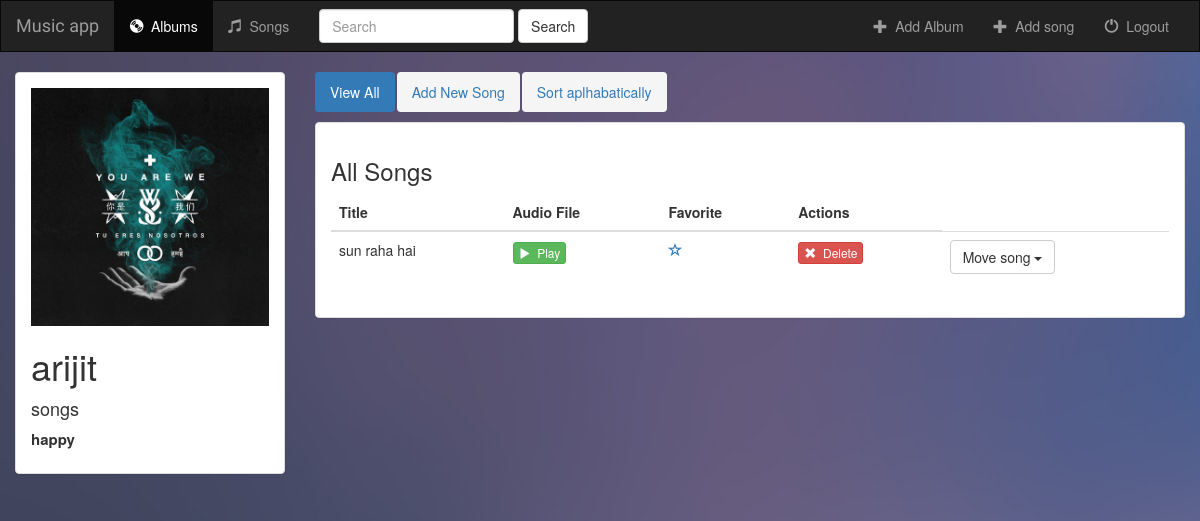
/1/ (signed in), run on an earlier commit of the app's database.
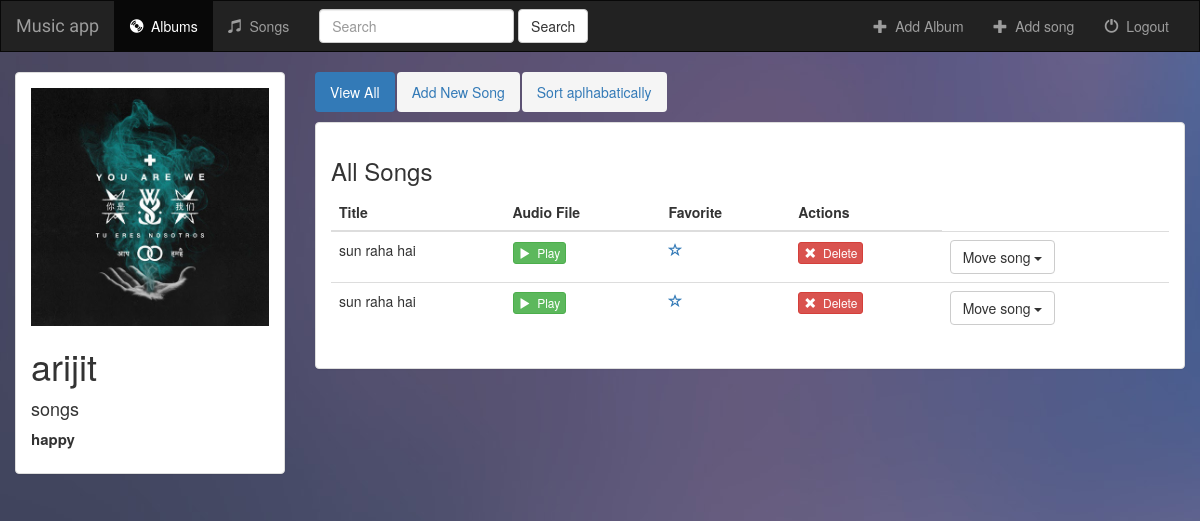
And on a later commit of the database.
### music/models.py (models this page shows, shortened)
class Album(models.Model):
    user = models.ForeignKey(User, default=1,on_delete=models.CASCADE)
    artist = models.CharField(max_length=250)
    album_title = models.CharField(max_length=500)
    genre = models.CharField(max_length=100)
    album_logo = models.FileField(default="avatar.png")
    album_visibility = models.CharField(max_length=100, default="private")
    is_favorite = models.BooleanField(default=False)
    def __str__(self):
        return self.album_title + '-' + self.artist + '-' + self.genre

class Song(models.Model):
    user = models.ForeignKey(User, default=1,on_delete=models.CASCADE)
    album = models.ForeignKey(Album, on_delete=models.CASCADE, null=True)
    song_title = models.CharField(max_length=250)
    audio_file = models.FileField(default='')
    song_visibility = models.CharField(max_length=100, default="private")
    is_favorite = models.BooleanField(default=False)

### music/views.py (the view)
# urls.py: url(r'^(?P<album_id>[0-9]+)/$', views.detail, name='detail'),
def detail(request, album_id):
    if not request.user.is_authenticated:
        return render(request, 'music/login.html')
    else:
        user = request.user
        albums = Album.objects.filter(user=request.user)
        try:
            album = get_object_or_404(albums, pk=album_id)
            return render(request, 'music/detail.html', {'album': album, 'albums':albums, 'user': user})
        except:
            album = get_object_or_404(Album, pk=album_id)
            if album.album_visibility == 'public':
                return render(request, 'music/detail.html', {'album': album, 'albums':albums, 'user': 'public_user'})
            return JsonResponse({'Error':'Not allowed'})

### music/templates/music/detail.html (shortened to what this page needs)
{% extends 'music/layout.html' %}
{% block albums_active %}active{% endblock %}
{% block body %}
<div class="container-fluid songs-container">
    <div class="row">
        <div class="col-sm-4 col-md-3">
            <div class="panel panel-default">
                <div class="panel-body">
                    <a href="{% url 'music:detail' album.id %}">
                        {% if album.album_logo %}
                            <img src="{{ album.album_logo.url }}" class="img-responsive">
                        {% else %}
                            <h3>No image to display</h3>
                        {% endif %}
                    </a>
                    <h1>{{ album.artist }}</h1>
                    <p class="album-title">{{ album.album_title }}</p>
                    <h6 class="genre">{{ album.genre }}</h6>
                </div>
            </div>
        </div>
        <div class="col-sm-8 col-md-9">
            <ul class="nav nav-pills" style="margin-bottom: 10px;">
                <li role="presentation" class="active"><a href="{% url 'music:detail' album.id %}">View All</a></li>
                {% if user != 'public_user' %}
                <li role="presentation"><a href="{% url 'music:create_song' album.id %}">Add New Song</a></li>
                {% endif %}
                <li role="presentation"><a onclick="sortTable()">Sort aplhabatically</a></li>
            </ul>
            <div class="panel panel-default">
                <div class="panel-body">
                    <h3>All Songs</h3>
                    <table id="songs_table" class="table">
                        <thead>
                        <tr>
                            <th>Title</th>
                            <th>Audio File</th>
                            {% if user != 'public_user' %}
                            <th>Favorite</th>
                            <th>Actions</th>
                            {% endif %}
                        </tr>
                        </thead>
                        <tbody>
                        {% for song in album.song_set.all %}
                            <tr>
                                <td>{{ song.song_title }}</td>
                                <td>
                                    <a target="_blank" href="{{ song.audio_file.url }}">
                                        <button type="button" class="btn btn-success btn-xs">
                                            <span class="glyphicon glyphicon-play"></span>&nbsp; Play
                                        </button>
                                    </a>
                                </td>
                                {% if user != 'public_user' %}
                                <td>
                                    <a href="{% url 'music:favorite' song.id %}" class="{% if song.is_favorite %} glyphicon glyphicon-star {% else %} glyphicon glyphicon-star-empty {% endif %}"></a>
                                </td>
                                <td>
                                    <form action="{% url 'music:delete_song' album.id song.id %}" method="post" style="display: inline;">
                                        <button type="submit" class="btn btn-danger btn-xs">
                                            <span class="glyphicon glyphicon-remove"></span>&nbsp; Delete
                                        </button>
                                    </form>
                                </td>
                                <td>
                                    <div class="dropdown">
                                        <button class="btn btn-default dropdown-toggle" type="button" data-toggle="dropdown"> Move song
                                        <span class="caret"></span></button>
                                    </div>
                                </td>
                                {% endif %}
                            </tr>
                        {% endfor %}
                        </tbody>
                    </table>
                </div>
            </div>
        </div>
    </div>
</div>
{% endblock %}

### music/templates/music/layout.html (shortened to what this page needs)
<!DOCTYPE html>
<html lang="en">
    {% load static %}
    {% load pwa %}
<head>
    <link rel="stylesheet" href="https://maxcdn.bootstrapcdn.com/bootstrap/3.3.6/css/bootstrap.min.css">
    <link rel="stylesheet" type="text/css" href="{% static 'music/style.css' %}">
</head>
<body>
<nav class="navbar navbar-inverse">
    <div class="container-fluid">
        <div class="navbar-header">
            <a class="navbar-brand" href="{% url 'music:index' 'all' 'private' %}">Music app</a>
        </div>
        <div class="collapse navbar-collapse" id="topNavBar">
            <ul class="nav navbar-nav">
                <li class="{% block albums_active %}{% endblock %}"><a href="{% url 'music:index' 'all' 'private' %}"><span class="glyphicon glyphicon-cd" aria-hidden="true"></span>&nbsp; Albums</a></li>
                <li class="{% block songs_active %}{% endblock %}"><a href="{% url 'music:songs' 'all' 'private' %}"><span class="glyphicon glyphicon-music" aria-hidden="true"></span>&nbsp; Songs</a></li>
            </ul>
            <form class="navbar-form navbar-left" role="search" method="get" action="{% url 'music:index' 'all' 'private' %}">
                <div class="form-group">
                    <input type="text" placeholder="Search" class="form-control" name="q" value="{{ request.GET.q }}">
                </div>
                <button type="submit" class="btn btn-default">Search</button>
            </form>
            <ul class="nav navbar-nav navbar-right">
                <li>
                    <a href="{% url 'music:create_album' %}">
                        <span class="glyphicon glyphicon-plus" aria-hidden="true"></span>&nbsp; Add Album
                    </a>
                </li>
                <li>
                    <a href="{% url 'music:add_song' %}">
                        <span class="glyphicon glyphicon-plus" aria-hidden="true"></span>&nbsp; Add song
                    </a>
                </li>
                <li>
                    <a href="{% url 'music:logout_user' %}">
                        <span class="glyphicon glyphicon-off" aria-hidden="true"></span>&nbsp; Logout
                    </a>
                </li>
            </ul>
        </div>
    </div>
</nav>
{% block body %}
{% endblock %}
</body>
</html>

### music/static/music/style.css (style rules this page uses)
body, html { background-repeat: no-repeat; background: url('images/background.jpg'); }
.navbar { border-radius:0; }
.navbar-brand { font-family: 'Satisfy', cursive; }
.nav-pills>li>a { border-radius: 4px; background: #f5f5f5; }
.album-title { font-size:18px; }
.genre { font-size:15px; font-weight:bold; }

What changed in the data, as far as the page shows it:
added Song: song_title "sun raha hai", is_favorite False (drawn)
